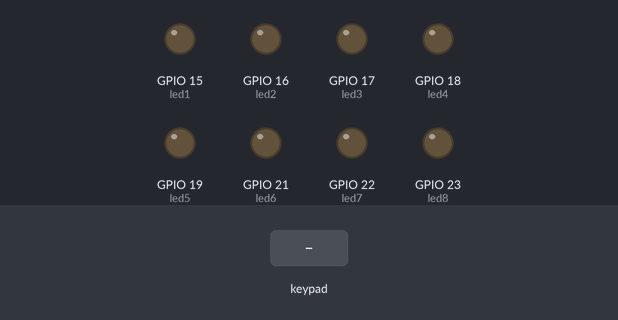
Recording of a sketch running on a simulated ESP32. Parts: output pins drawn as LEDs (lit = HIGH). The inputs (shaded band) are chosen by the test bench. Nothing arrives over Bluetooth unless stated; what the sketch prints to the serial monitor is not drawn.

Above: at 1.2 s.
1.3 s: key 'U' pressed
At 1.53 s:
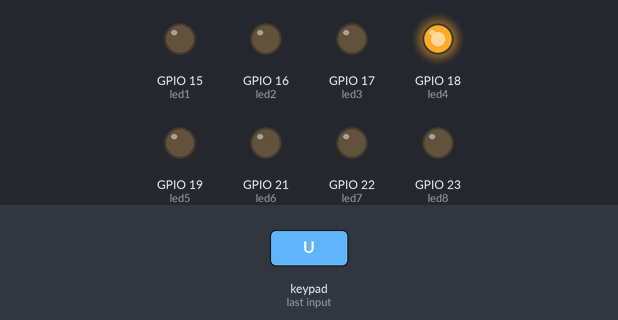
3.2 s: key 'D' pressed
At 3.43 s:
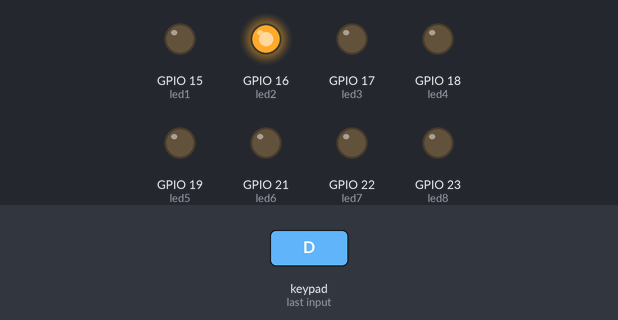
5.1 s: key 'L' pressed
At 5.33 s:
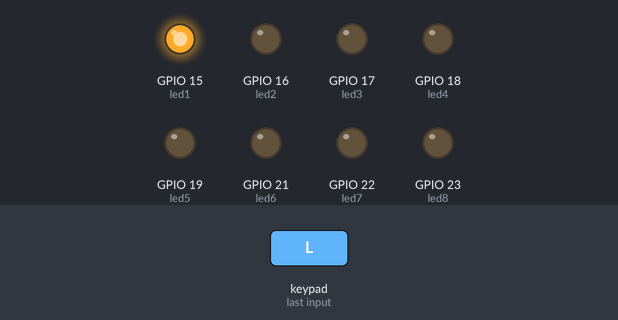
7.0 s: key 'R' pressed
At 7.23 s:
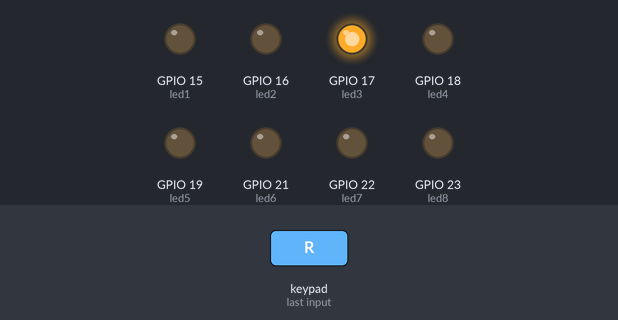
8.9 s: key 'O' pressed
At 9.13 s:
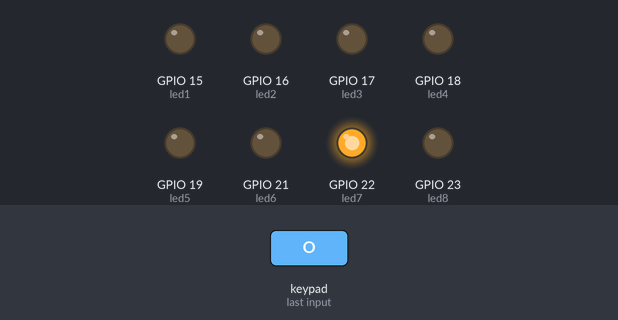
10.8 s: key 'S' pressed
At 11.03 s:
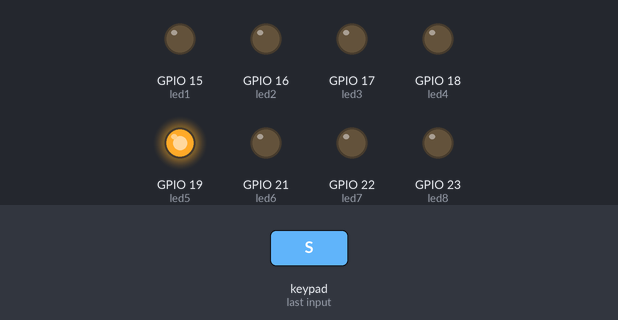
Timing chart, 0 to 13.7 s (numbered marks = the images above; inputs shaded):
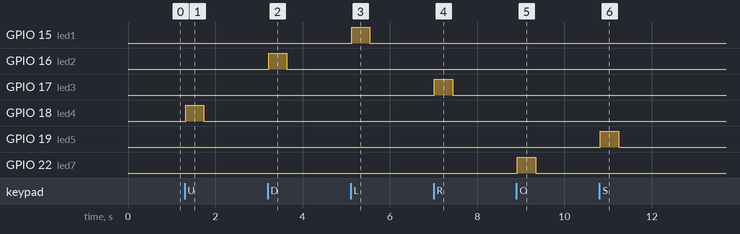

Measured:
- after the input at 1.3 s, GPIO 18 (led4): LOW → HIGH at once, → LOW 0.42 s later
- after the input at 3.2 s, GPIO 16 (led2): LOW → HIGH at once, → LOW 0.42 s later
- after the input at 5.1 s, GPIO 15 (led1): LOW → HIGH at once, → LOW 0.42 s later
- after the input at 7.0 s, GPIO 17 (led3): LOW → HIGH at once, → LOW 0.42 s later
- after the input at 8.9 s, GPIO 22 (led7): LOW → HIGH at once, → LOW 0.42 s later
- after the input at 10.8 s, GPIO 19 (led5): LOW → HIGH at once, → LOW 0.42 s later

The sketch:

Demo_Control_LEDs.ino
```cpp
#include <PS4Controller.h>

int   led1 = 15;
int   led2 = 16;
int   led3 = 17;
int   led4 = 18;
int   led5 = 19;
int   led6 = 21;
int   led7 = 22;
int   led8 = 23;

void notify()
{
  digitalWrite(led1, PS4.Left());
  digitalWrite(led2, PS4.Down());
  digitalWrite(led3, PS4.Right());
  digitalWrite(led4, PS4.Up());

  digitalWrite(led5, PS4.Square());
  digitalWrite(led6, PS4.Cross());
  digitalWrite(led7, PS4.Circle());
  digitalWrite(led8, PS4.Triangle());
}

void onConnect()
{
  Serial.println("Connected!.");
}

void onDisConnect()
{
  Serial.println("Disconnected!.");
}

void setUpPinModes()
{
  pinMode(led1, OUTPUT);
  pinMode(led2, OUTPUT);
  pinMode(led3, OUTPUT);
  pinMode(led4, OUTPUT);

  pinMode(led5, OUTPUT);
  pinMode(led6, OUTPUT);
  pinMode(led7, OUTPUT);
  pinMode(led8, OUTPUT);
}

void setup()
{
  setUpPinModes();
  Serial.begin(115200);
  PS4.attach(notify);
  PS4.attachOnConnect(onConnect);
  PS4.attachOnDisconnect(onDisConnect);
  PS4.begin();
  Serial.println("Ready.");
}

void loop()
{

}
```
